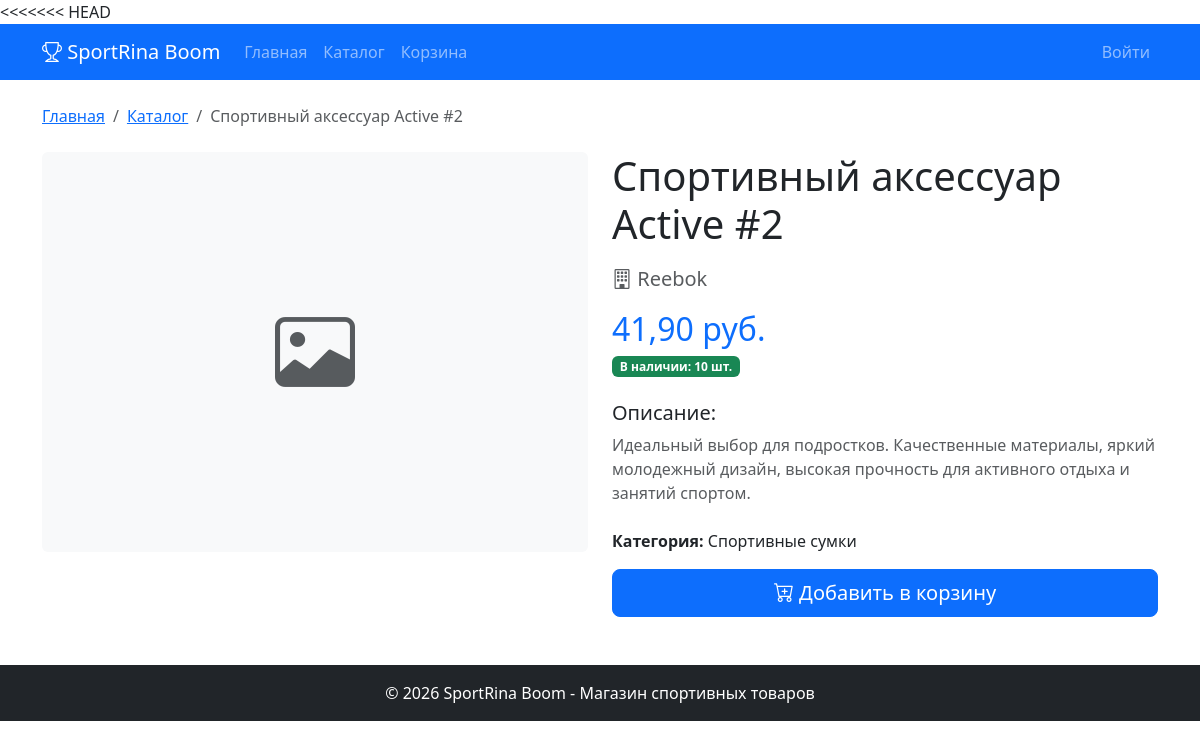
The page /catalog/36/ on the database its author committed.
### store/models.py (models this page shows, shortened)
class Product(models.Model):
    title = models.CharField(max_length=200, verbose_name='Название')
    description = models.TextField(verbose_name='Описание', blank=True)
    price = models.DecimalField(
        max_digits=10, decimal_places=2,
        verbose_name='Цена',
        validators=[MinValueValidator(0.0)]
    )
    stock_quantity = models.PositiveIntegerField(verbose_name='Количество на складе', default=0)
    image = models.ImageField(upload_to='products/', blank=True, null=True, verbose_name='Изображение')
    category = models.ForeignKey(Category, on_delete=models.CASCADE, verbose_name='Категория')
    manufacturer = models.ForeignKey(Manufacturer, on_delete=models.CASCADE, verbose_name='Производитель')
    class Meta:
        verbose_name = 'Товар'
        verbose_name_plural = 'Товары'

class Manufacturer(models.Model):
    name = models.CharField(max_length=200, verbose_name='Название производителя')
    class Meta:
        verbose_name = 'Производитель'
        verbose_name_plural = 'Производители'

class Category(models.Model):
    name = models.CharField(max_length=200, verbose_name='Название категории')
    class Meta:
        verbose_name = 'Категория'
        verbose_name_plural = 'Категории'

### store/views.py (the view)
# urls.py: path('catalog/<int:pk>/', views.product_detail, name='product_detail'),
def product_detail(request, pk):
    product = get_object_or_404(Product, pk=pk)
    return render(request, 'shop/product_detail.html', {'product': product})

### store/templates/shop/product_detail.html (shortened to what this page needs)
{% extends 'base.html' %}
{% load static %}
{% block content %}
<nav aria-label="breadcrumb" class="mb-4">
    <ol class="breadcrumb">
        <li class="breadcrumb-item"><a href="/">Главная</a></li>
        <li class="breadcrumb-item"><a href="/catalog/">Каталог</a></li>
        <li class="breadcrumb-item active">{{ product.title }}</li>
    </ol>
</nav>
<div class="row">
    <div class="col-md-6 mb-4">
        {% if product.image %}
            <img src="{{ product.image.url }}" class="img-fluid rounded shadow" alt="{{ product.title }}">
        {% else %}
            <div class="bg-light rounded d-flex align-items-center justify-content-center" style="height: 400px;">
                <i class="bi bi-image display-1 text-muted"></i>
            </div>
        {% endif %}
    </div>
    <div class="col-md-6">
        <h1 class="mb-3">{{ product.title }}</h1>
        <p class="lead text-muted"><i class="bi bi-building"></i> {{ product.manufacturer.name }}</p>
        <div class="mb-4">
            <h2 class="text-primary">{{ product.price }} руб.</h2>
            {% if product.stock_quantity > 0 %}
                <span class="badge bg-success">В наличии: {{ product.stock_quantity }} шт.</span>
            {% else %}
                <span class="badge bg-danger">Нет в наличии</span>
            {% endif %}
        </div>
        <div class="mb-4">
            <h5>Описание:</h5>
            <p class="text-muted">{{ product.description }}</p>
        </div>
        <p><strong>Категория:</strong> {{ product.category.name }}</p>
        {% if product.stock_quantity > 0 %}
            <button class="btn btn-primary btn-lg w-100" onclick="addToCart({{ product.id }})">
                <i class="bi bi-cart-plus"></i> Добавить в корзину
            </button>
        {% else %}
            <button class="btn btn-secondary btn-lg w-100" disabled>
                <i class="bi bi-x-circle"></i> Нет в наличии
            </button>
        {% endif %}
    </div>
</div>
{% endblock %}

### rows shown on the page
Product: title "Спортивный аксессуар Active #2", manufacturer.name "Reebok", price "41,90", stock_quantity "10", description "Идеальный выбор для подростков. Качественные материалы, яркий молодежный дизайн, высокая прочность для активного отдыха и занятий спортом.", category.name "Спортивные сумки"
